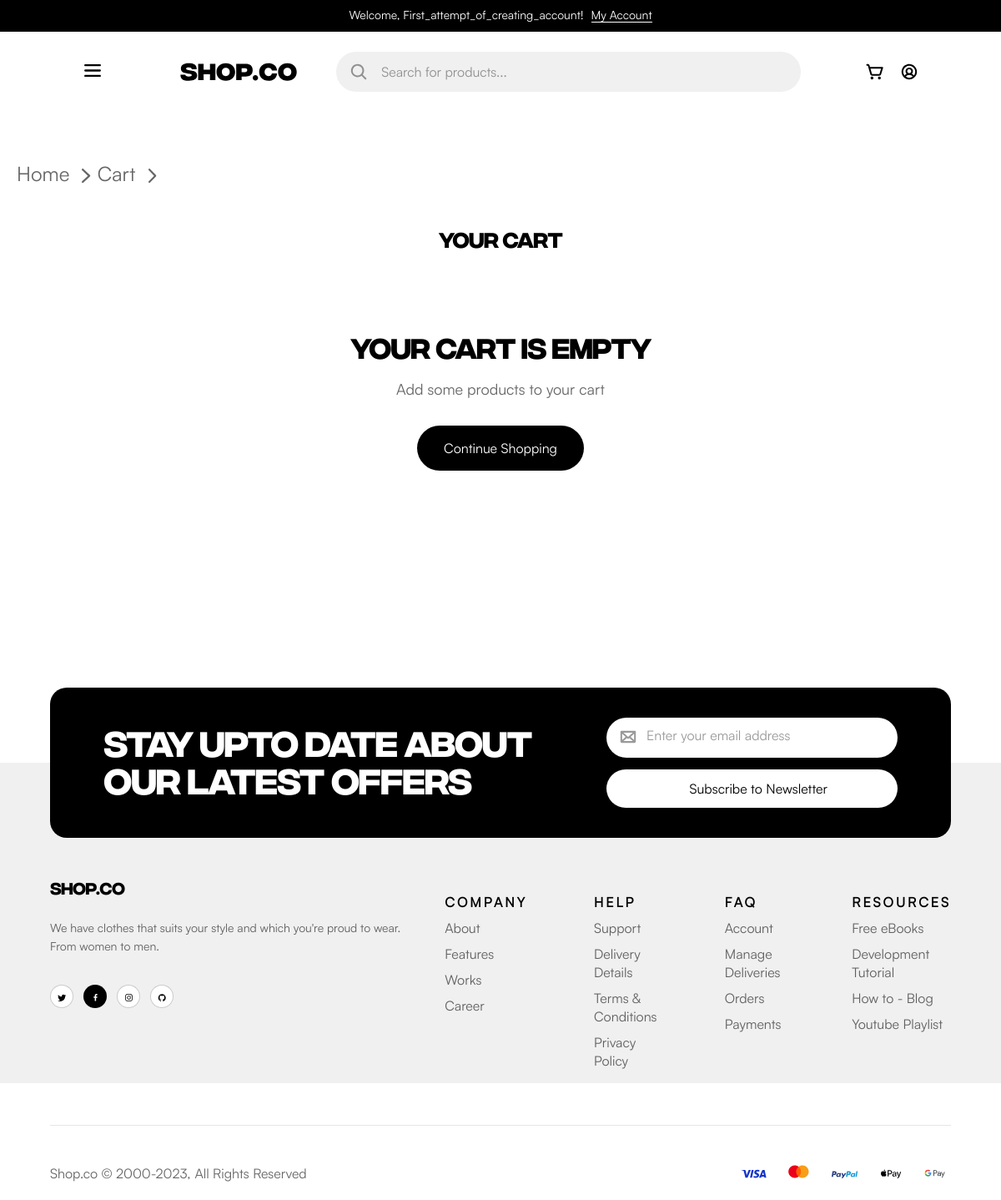
/cart (signed in), run on an earlier commit of the app's database.
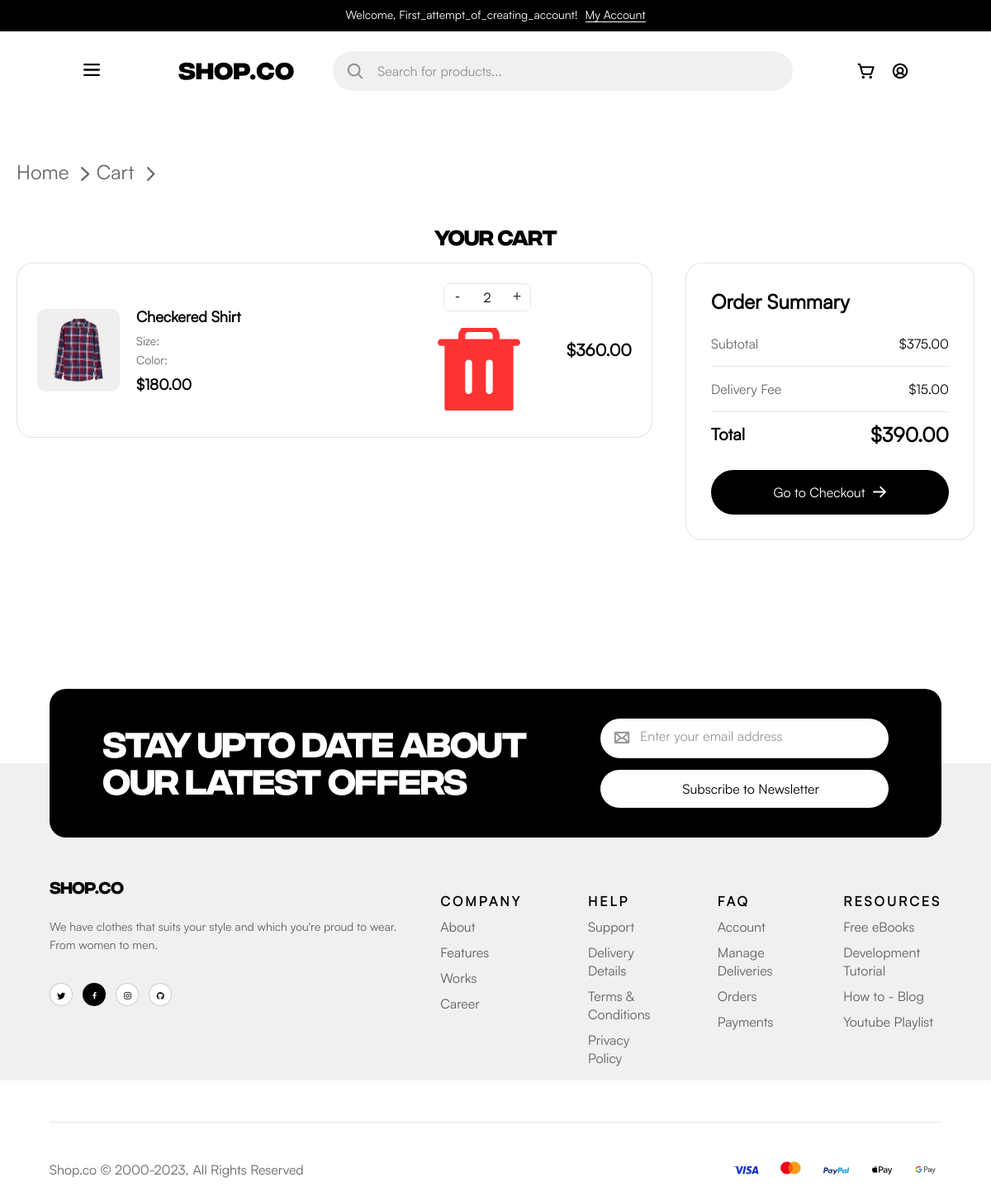
And on a later commit of the database.
### app/models.py (models this page shows, shortened)
class CartItem(db.Model):
    id = db.Column(db.Integer, primary_key=True)
    user_id = db.Column(db.Integer, db.ForeignKey('user.id'), nullable=False)
    product_id = db.Column(db.Integer, db.ForeignKey('product.id'), nullable=False)
    quantity = db.Column(db.Integer, default=1)
    user = db.relationship('User', backref=db.backref('cart_items', lazy=True))
    product = db.relationship('Product', backref=db.backref('in_carts', lazy=True))

class Product(db.Model):
    id = db.Column(db.Integer, primary_key=True)
    name = db.Column(db.String(200), nullable=False)
    description = db.Column(db.Text)
    price = db.Column(db.Float, nullable=False)
    old_price = db.Column(db.Float)
    category = db.Column(db.String(50))
    style = db.Column(db.String(50))
    status = db.Column(db.String(50), default='')
    image = db.Column(db.String(200))
    rating = db.Column(db.Float, default=4.5)
    created_at = db.Column(db.DateTime, default=datetime.utcnow)

### app/routes.py (the view)
@bp.route('/cart')
def cart():
    if 'user_id' not in session:
        flash('Please login to view your cart', 'error')
        return redirect(url_for('main.login'))
    cart_items = CartItem.query.filter_by(user_id=session['user_id']).all()
    subtotal = sum(item.product.price * item.quantity for item in cart_items)
    delivery = 15.00 if cart_items else 0
    total = subtotal + delivery
    return render_template('cart.html',
                         cart_items=cart_items,
                         subtotal=subtotal,
                         delivery=delivery,
                         total=total)

### app/templates/Cart.html (shortened to what this page needs)
{% extends "base.html" %}
{% block extra_styles %}
<link href="{{ url_for('static', filename='css/content_blocks/cart.css') }}" rel="stylesheet">
{% endblock %}
{% block content %}
<section class="cart-section">
    <nav class="hero-breadcrumbs">
        <a href="{{ url_for('main.home') }}">
            <p>Home</p>
            <img class="breadcrums_arrow" src="{{ url_for('static' , filename='img/breadcrums arrow.svg')}}" width="10.4px" height="18,4px">
        </a>
        <a href="{{ url_for('main.cart') }}">
            <p>Cart</p>
            <img class="breadcrums_arrow" src="{{ url_for('static' , filename='img/breadcrums arrow.svg')}}" width="10.4px" height="18,4px">
        </a>
    </nav>
    <h1>YOUR CART</h1>
    {% if cart_items %}
    <div class="cart-container">
        <div class="cart-items">
            {% for item in cart_items %}
            <div class="cart-item" data-item-id="{{ item.id }}">
                <img src="{{ url_for('static', filename='img/' + item.product.image) }}"
                     alt="{{ item.product.name }}">
                <div class="cart-item-info">
                    <h3 class="product-name">{{ item.product.name }}</h3>
                    <p class="size">
                        <span class="size-label">Size:</span>
                    </p>
                    <p class="color">
                        <span class="color-label">Color:</span>
                    </p>
                    <p class="price">${{ "%.2f"|format(item.product.price) }}</p>
                </div>
                <div class="cart-item-controls">
                    <div class="quantity-control">
                        <button class="quantity-btn decrease" data-action="decrease">-</button>
                        <span class="quantity-value">{{ item.quantity }}</span>
                        <button class="quantity-btn increase" data-action="increase">+</button>
                    </div>
                    <button class="remove-btn" data-action="remove">
                        <img src="{{ url_for('static', filename='img/trash_icon.svg') }}"
                             width="18" height="20" alt="Remove">
                    </button>
                </div>
                <div class="item-total">
                    ${{ "%.2f"|format(item.product.price * item.quantity) }}
                </div>
            </div>
            {% endfor %}
        </div>
        <div class="cart-summary">
            <h3>Order Summary</h3>
            <div class="summary-row">
                <span class="summary-label">Subtotal</span>
                <span class="summary-value" id="subtotal">${{ "%.2f"|format(total) }}</span>
            </div>
            <div class="summary-row">
                <span class="summary-label">Delivery Fee</span>
                <span class="summary-value">$15.00</span>
            </div>
            <div class="summary-row total-row">
                <span class="summary-label">Total</span>
                <span class="summary-value" id="grand-total">
                    ${{ "%.2f"|format(total + 15) if total > 0 else "0.00" }}
                </span>
            </div>
            <a href="{{ url_for('main.stub') }}" class="checkout-btn">
                Go to Checkout
                <img src="{{ url_for('static', filename='img/Checout_arrow.svg') }}"
                     width="16" height="19" alt="">
            </a>
        </div>
    </div>
    {% else %}
    <div class="empty-cart">
        <h3>Your cart is empty</h3>
        <p>Add some products to your cart</p>
        <a href="{{ url_for('main.home') }}" class="continue-shopping">
            Continue Shopping
        </a>
    </div>
    {% endif %}
</section>
{% endblock %}

### app/templates/base.html (shortened to what this page needs)
<!DOCTYPE html>
<html lang="en">
<head>
    <link href="{{ url_for('static', filename='css/base.css') }}" rel="stylesheet">
    {% block styles %}
        <link href="{{ url_for('static', filename='css/common.css') }}" rel="stylesheet">
    {% endblock %}
    {% block extra_styles %}{% endblock  %}
</head>
<body>
    <header id="header">
        <article class="header-register">
            {% if session.get('user_id') %}
                <p>Welcome, {{ session.username }}!
                    <a class="header-register-link" href="{{ url_for('main.account') }}">
                        My Account
                    </a>
                </p>
            {% else %}
                <p>Sign up and get 20% off to your first order.
                    <a class="header-register-link" href="{{ url_for('main.register') }}">
                        Sign Up Now
                    </a>
                </p>
            {% endif %}
        </article>
        <article class="header-content">
            <nav class="header-nav">
                <button class="header-nav-more">
                    <img src="{{url_for('static' , filename='img/header-nav-more.svg')}}" width="22" height="17" alt="read more">
                </button>
                <a class="header-nav-logo" href="{{url_for('main.home')}}">
                    <img src="{{ url_for('static', filename='img/SHOP.CO.svg') }}" width="160" height="22" alt="Logo of company">
                </a>
                <div class="header-nav-search">
                    <label class="header-nav-img" for="header-nav-input">
                        <img src="{{url_for('static', filename='img/Magnifying_glass.svg')}}" width="20" height="20" alt="Magnifying glass in input">
                    </label>
                    <input id="header-nav-input" name="header-nav-input" type="text" autocomplete="off" placeholder="Search for products...">
                </div>
                <div class="header-nav-other">
                    <a class="telegka" href="{{ url_for('main.cart') }}">
                        <img src="{{ url_for('static', filename='img/catr(telegka).svg') }}"
                            width="22" height="20" alt="basket of user">
                    </a>
                    <a class="account" href="{{ url_for('main.account')}}">
                        <img src="{{ url_for('static', filename='img/account.svg') }}" width="20" height="20" alt="user account">
                    </a>
                </div>
            </nav>
        </article>
    </header>
    <main>
        {% block content %}{% endblock %}
    </main>
<footer class="footer">
    <article class="footer-flex1">
        <h2 class="H2-IntegralFont">STAY UPTO DATE ABOUT OUR LATEST OFFERS</h2>
        <form class="footer-form">
            <div>
                <label for="footer-flex1-email"><img class="footer-form-img" src="{{ url_for('static', filename='img/Email.svg') }}" width="20" height="16" alt="photo of the envelope"></label>
                <input id="footer-flex1-email" name="footer-flex1-email" type="email" placeholder="Enter your email address">
            </div>
            <input id="footer-flex1-sending" name="footer-flex1-sending" type="submit" value="Subscribe to Newsletter" placeholder="Subscribe to Newsletter">
        </form>
    </article>
    <div class="footer-flex2and3-wrapper">
        <article class="footer-flex2">
            <div class="footer-flex2-part1">
                <h3>SHOP.CO</h3>
                <p>We have clothes that suits your style and which you're proud to wear. From women to men.</p>
                <ul class="footer-messagers">
                    <li class="footer-messager">
                        <a href="{{ url_for('main.stub') }}">
                            <img src="{{ url_for('static', filename='img/twitter_icon.svg') }}" width="11" height="9" alt="icon of twitter">
                        </a>
                    </li>
                    <li class="footer-messager">
                        <a href="{{ url_for('main.stub') }}">
                            <img src="{{ url_for('static', filename='img/Facebook_icon.svg') }}" width="11" height="9" alt="icon of factbook">
                        </a>
                    </li>
                    <li class="footer-messager">
                        <a href="{{ url_for('main.stub') }}">
                            <img src="{{ url_for('static', filename='img/logo-instagram 1.svg') }}" width="11" height="9" alt="icon of instagramm">
                        </a>
                    </li>
                    <li class="footer-messager">
                        <a href="{{ url_for('main.stub') }}">
                            <img src="{{ url_for('static', filename='img/git_icon.svg') }}" width="11" height="9" alt="icon of githab">
                        </a>
                    </li>
                </ul>
            </div>
            <ul class="footer-links">
                <li class="footer-links-column">
                    <ul>
                        <li class="footer-link"><a href="{{ url_for('main.stub') }}"><h4>COMPANY</h4></a></li>
                        <li class="footer-link"><a href="{{ url_for('main.stub') }}">About</a></li>
                        <li class="footer-link"><a href="{{ url_for('main.stub') }}">Features</a></li>
                        <li class="footer-link"><a href="{{ url_for('main.stub') }}">Works</a></li>
                        <li class="footer-link"><a href="{{ url_for('main.stub') }}">Career</a></li>
                    </ul>
                </li>
                <li class="footer-links-column">
                    <ul>
                        <li class="footer-link"><a href="{{ url_for('main.stub') }}"><h4>HELP</h4></a></li>
                        <li class="footer-link"><a href="{{ url_for('main.stub') }}">Support</a></li>
                        <li class="footer-link"><a href="{{ url_for('main.stub') }}">Delivery Details</a></li>
                        <li class="footer-link"><a href="{{ url_for('main.stub') }}">Terms & Conditions</a></li>
                        <li class="footer-link"><a href="{{ url_for('main.stub') }}">Privacy Policy</a></li>
                    </ul>
                </li>
                <li class="footer-links-column">
                    <ul>
                        <li class="footer-link"><a href="{{ url_for('main.stub') }}"><h4>FAQ</h4></a></li>
                        <li class="footer-link"><a href="{{ url_for('main.stub') }}">Account</a></li>
                        <li class="footer-link"><a href="{{ url_for('main.stub') }}">Manage Deliveries</a></li>
                        <li class="footer-link"><a href="{{ url_for('main.stub') }}">Orders</a></li>
                        <li class="footer-link"><a href="{{ url_for('main.stub') }}">Payments</a></li>
                    </ul>
                </li>
                <li class="footer-links-column">
                    <ul>
                        <li class="footer-link"><a href="{{ url_for('main.stub') }}"><h4>RESOURCES</h4></a></li>
                        <li class="footer-link"><a href="{{ url_for('main.stub') }}">Free eBooks</a></li>
                        <li class="footer-link"><a href="{{ url_for('main.stub') }}">Development Tutorial</a></li>
                        <li class="footer-link"><a href="{{ url_for('main.stub') }}">How to - Blog</a></li>
                        <li class="footer-link"><a href="{{ url_for('main.stub') }}">Youtube Playlist</a></li>
                    </ul>
                </li>
            </ul>
        </article>
        <article class="footer-flex3">
            <div class="footer-copyringPolicy">
                <a class="footer-copyring" href="{{ url_for('main.stub') }}">Shop.co © 2000-2023,</a>
                <a class="footer-policy" href="{{ url_for('main.stub') }}">All Rights Reserved</a>
            </div>
            <ul class="footer-cards">
                <li class="footer-card">
                    <a href="{{ url_for('main.stub') }}">
                        <img src="{{ url_for('static', filename='img/Visa.svg') }}" width="33" height="11" alt="Logo of Visa cards">
                    </a>
                </li>
                <li class="footer-card">
                    <a href="{{ url_for('main.stub') }}">
                        <img src="{{ url_for('static', filename='img/Mastercard.svg') }}" width="25" height="16" alt="Logo of Mastercard cards">
                    </a>
                </li>
                <li class="footer-card">
                    <a href="{{ url_for('main.stub') }}">
                        <img src="{{ url_for('static', filename='img/Paypal.svg') }}" width="35" height="9" alt="Logo of PayPal cards">
                    </a>
                </li>
                <li class="footer-card">
                    <a href="{{ url_for('main.stub') }}">
                        <img src="{{ url_for('static', filename='img/Logo_apple_pay.svg') }}" width="26" height="11" alt="Logo of apple pay">
                    </a>
                </li>
                <li class="footer-card">
                    <a href="{{ url_for('main.stub') }}">
                        <img src="{{ url_for('static', filename='img/G Pay.svg') }}" width="29" height="11" alt="Logo of Google pay">
                    </a>
                </li>
            </ul>
        </article>
    </div>
</footer>
</body>
</html>

What changed in the data, as far as the page shows it:
added CartItem: image (picture), product.name "Checkered Shirt", quantity "2"
now on this page (row edited): Product: product.price "180.00", item.product.price*item.quantity "360.00"
Also different on the page:
{{ "%.2f"|format(total) }}: (not shown) → "375.00"
{{ "%.2f"|format(total + 15) if total > 0 else "0.00" }}: (not shown) → "390.00"
text no longer shown: "Your cart is empty Add some products to your cart Continue Shopping"
text now shown: "Order Summary Subtotal $ Delivery Fee $15.00 Total $ Go to Checkout"
